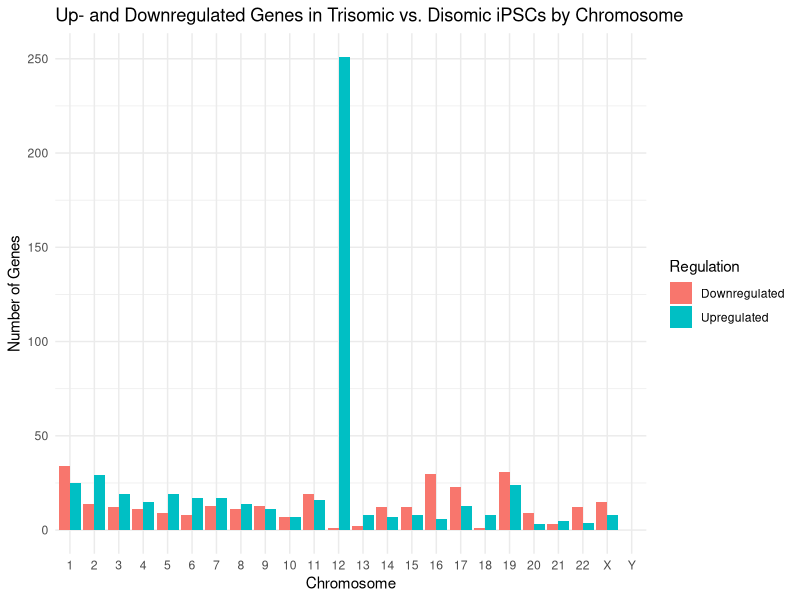
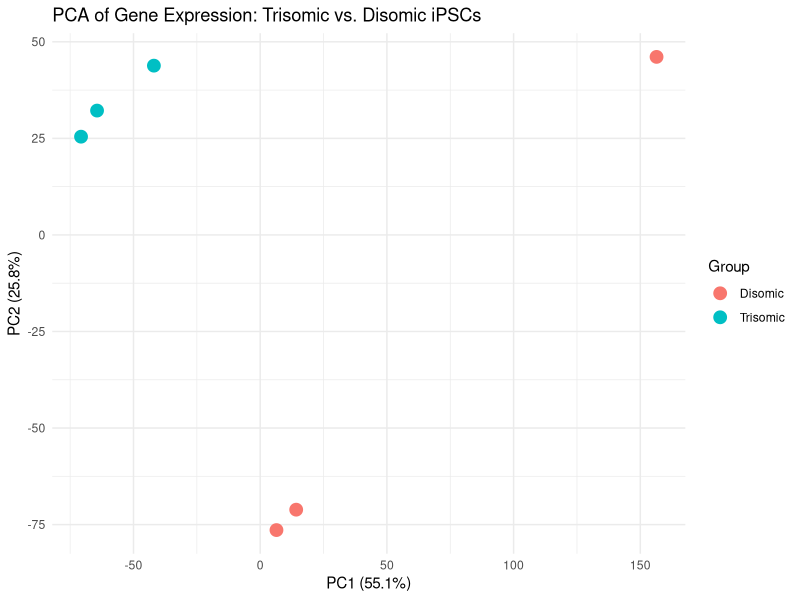
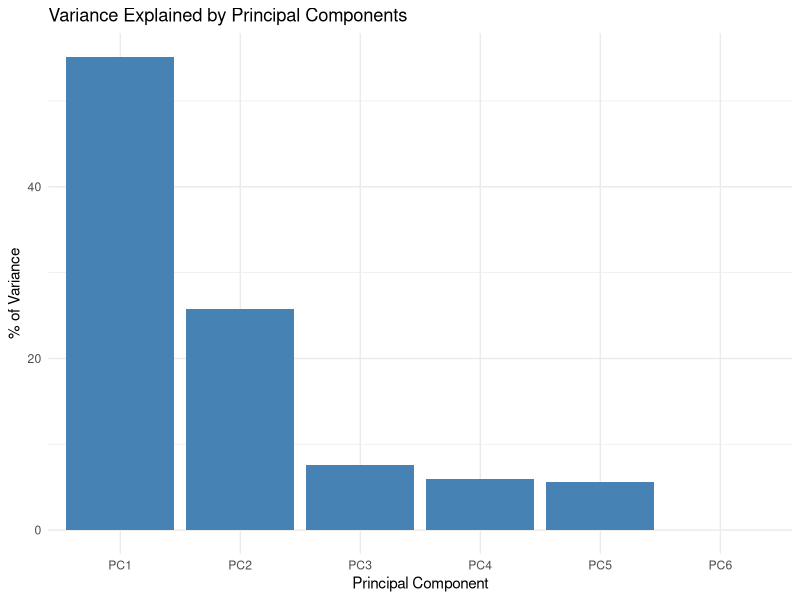
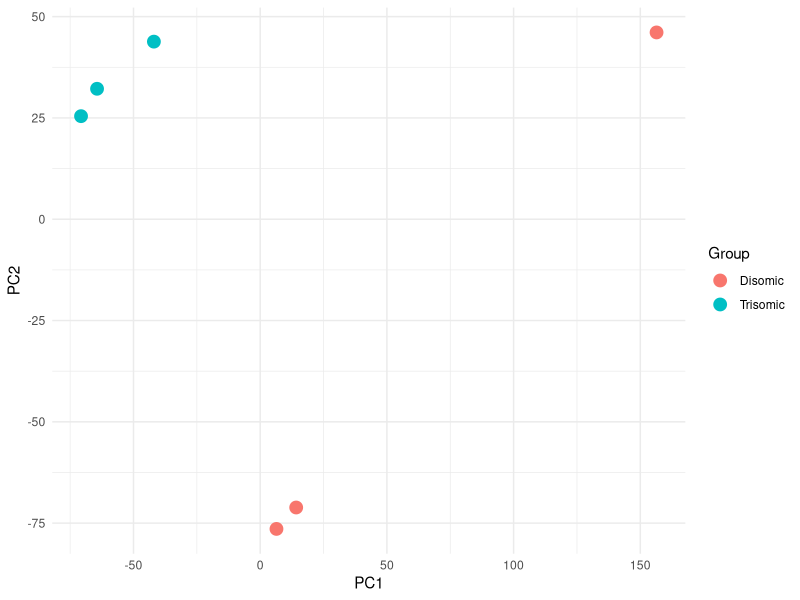
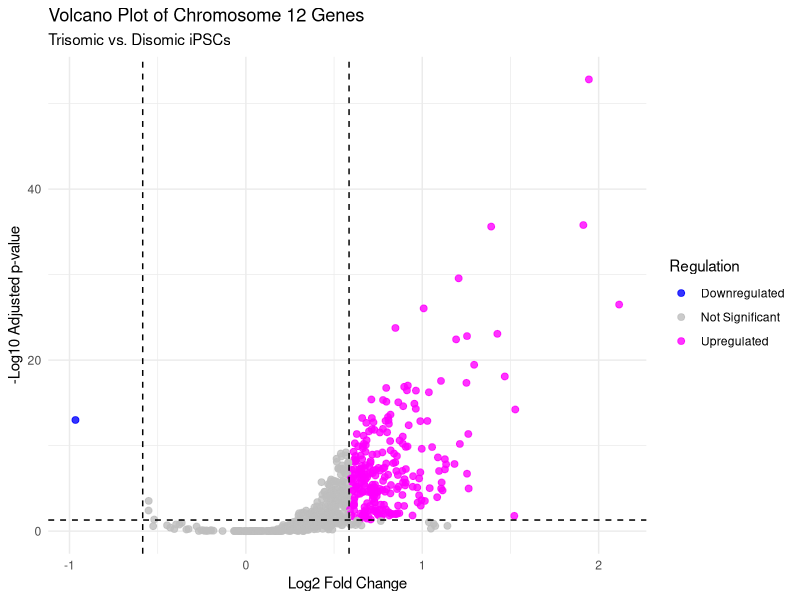
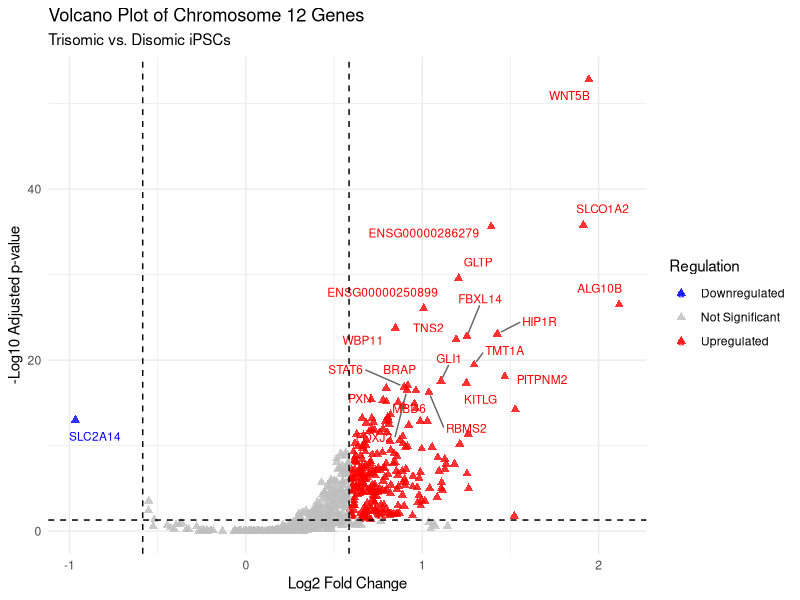

These figures' R source, in order:
## ---- chunk 1
# Load tidyverse for wrangling, plotting, and file reading
library(tidyverse)
## ---- chunk 2
# Read CSV and preview first few rows
library(readr)

rna <- read_csv("../data/BulkRNAseq_with_Chr.csv")
head(rna)

glimpse(rna)

## ---- chunk 3

# Step 1: Define thresholds
log2fc_cutoff <- log2(1.5)
padj_cutoff <- 0.05

# Step 2: Categorize genes
rna <- rna %>%
  mutate(
    Regulation = case_when(
      log2FoldChange >= log2fc_cutoff & pAdj < padj_cutoff ~ "Upregulated",
      log2FoldChange <= -log2fc_cutoff & pAdj < padj_cutoff ~ "Downregulated",
      TRUE ~ "Not Significant"
    )
  )

# Step 3: Filter out NA chromosome names and define correct chromosome order
valid_chromosomes <- c(as.character(1:22), "X", "Y")

# Step 4: Summarize data per chromosome and regulation category
reg_summary <- rna %>%
  filter(Regulation != "Not Significant", chromosome_name %in% valid_chromosomes) %>%
  mutate(chromosome_name = factor(chromosome_name, levels = valid_chromosomes)) %>%
  count(chromosome_name, Regulation) %>%
  complete(chromosome_name, Regulation, fill = list(n = 0))

# Step 5: Plot
ggplot(reg_summary, aes(x = chromosome_name, y = n, fill = Regulation)) +
  geom_bar(stat = "identity", position = "dodge") +
  labs(
    title = "Up- and Downregulated Genes in Trisomic vs. Disomic iPSCs by Chromosome",
    x = "Chromosome",
    y = "Number of Genes"
  ) +
  theme_minimal()

## ---- chunk 4

# Extract expression matrix (only the columns with expression values)
expr_matrix <- rna %>%
  select(P33_1, P33_2, P33_3, P3_1, P3_2, P3_3) %>%
  as.matrix()

# Transpose the matrix: samples as rows, genes as columns
expr_t <- t(expr_matrix)

# Perform PCA
pca_res <- prcomp(expr_t, scale. = TRUE)

# Create a data frame with PCA scores
pca_df <- as.data.frame(pca_res$x)

# Add sample group labels (in same order as columns in original matrix)
pca_df$Group <- c("Trisomic", "Trisomic", "Trisomic", "Disomic", "Disomic", "Disomic")

# Plot PCA
ggplot(pca_df, aes(x = PC1, y = PC2, color = Group)) +
  geom_point(size = 4) +
  labs(
    title = "PCA of Gene Expression: Trisomic vs. Disomic iPSCs",
    x = paste0("PC1 (", round(summary(pca_res)$importance[2, 1] * 100, 1), "%)"),
    y = paste0("PC2 (", round(summary(pca_res)$importance[2, 2] * 100, 1), "%)")
  ) +
  theme_minimal()

# PCA variance summary
pca_var_df <- as.data.frame(summary(pca_res)$importance[1:2, ])
pca_var_df <- tibble::rownames_to_column(pca_var_df, var = "Metric")

# View the table
pca_var_df

# Extract proportion of variance explained
variance_explained <- summary(pca_res)$importance[2, ]  # Second row = proportion of variance
pc_names <- names(variance_explained)

# Create a data frame for plotting
var_df <- data.frame(
  PC = pc_names,
  Variance = variance_explained * 100  # Convert to percentage
)

# Bar plot of % variance explained
ggplot(var_df, aes(x = PC, y = Variance)) +
  geom_bar(stat = "identity", fill = "steelblue") +
  labs(
    title = "Variance Explained by Principal Components",
    x = "Principal Component",
    y = "% of Variance"
  ) +
  theme_minimal()

## ---- chunk 5
ggplot(pca_df, aes(x = PC1, y = PC2, color = Group)) +
  geom_point(size = 4) +
  theme_minimal()

## ---- chunk 6
library(tidyverse)

# Step 1: Filter only Chromosome 12 genes
chr12_genes <- rna %>%
  filter(chromosome_name == "12")

# Step 2: Define thresholds
log2fc_cutoff <- log2(1.5)
padj_cutoff <- 0.05

# Step 3: Categorize genes
chr12_genes <- chr12_genes %>%
  mutate(Regulation = case_when(
    log2FoldChange >= log2fc_cutoff & pAdj < padj_cutoff ~ "Upregulated",
    log2FoldChange <= -log2fc_cutoff & pAdj < padj_cutoff ~ "Downregulated",
    TRUE ~ "Not Significant"
  ))

# Step 4: Volcano plot
ggplot(chr12_genes, aes(x = log2FoldChange, y = -log10(pAdj), color = Regulation)) +
  geom_point(alpha = 0.8, size = 2) +
  scale_color_manual(values = c("Upregulated" = "magenta", "Downregulated" = "blue", "Not Significant" = "gray")) +
  geom_vline(xintercept = c(-log2fc_cutoff, log2fc_cutoff), linetype = "dashed", color = "black") +
  geom_hline(yintercept = -log10(padj_cutoff), linetype = "dashed", color = "black") +
  labs(
    title = "Volcano Plot of Chromosome 12 Genes",
    subtitle = "Trisomic vs. Disomic iPSCs",
    x = "Log2 Fold Change",
    y = "-Log10 Adjusted p-value"
  ) +
  theme_minimal()

## ---- chunk 7

library(tidyverse)
library(ggrepel)  # for better label positioning

# Step 1: Filter only Chromosome 12 genes
chr12_genes <- rna %>%
  filter(chromosome_name == "12")

# Step 2: Define thresholds
log2fc_cutoff <- log2(1.5)
padj_cutoff <- 0.05

# Step 3: Categorize genes
chr12_genes <- chr12_genes %>%
  mutate(Regulation = case_when(
    log2FoldChange >= log2fc_cutoff & pAdj < padj_cutoff ~ "Upregulated",
    log2FoldChange <= -log2fc_cutoff & pAdj < padj_cutoff ~ "Downregulated",
    TRUE ~ "Not Significant"
  ))

# Step 4: Select top 20 up and 20 downregulated genes to label
top_genes <- chr12_genes %>%
  filter(Regulation == "Upregulated") %>%
  arrange(pAdj, desc(log2FoldChange)) %>%
  slice_head(n = 20) %>%
  bind_rows(
    chr12_genes %>%
      filter(Regulation == "Downregulated") %>%
      arrange(pAdj, log2FoldChange) %>%
      slice_head(n = 20)
  )

# Step 5: Volcano plot with triangles instead of circles
ggplot(chr12_genes, aes(x = log2FoldChange, y = -log10(pAdj), color = Regulation)) +
  geom_point(alpha = 0.8, size = 2, shape = 17) +  # triangle shape
  geom_text_repel(
    data = top_genes,
    aes(label = gene_symbol),
    size = 3,
    box.padding = 0.5,
    point.padding = 0.3,
    max.overlaps = Inf,
    segment.color = "gray40"
  ) +
  scale_color_manual(
    values = c(
      "Upregulated" = "red",
      "Downregulated" = "blue",
      "Not Significant" = "gray"
    )
  ) +
  geom_vline(xintercept = c(-log2fc_cutoff, log2fc_cutoff), linetype = "dashed", color = "black") +
  geom_hline(yintercept = -log10(padj_cutoff), linetype = "dashed", color = "black") +
  labs(
    title = "Volcano Plot of Chromosome 12 Genes",
    subtitle = "Trisomic vs. Disomic iPSCs",
    x = "Log2 Fold Change",
    y = "-Log10 Adjusted p-value"
  ) +
  theme_minimal()
